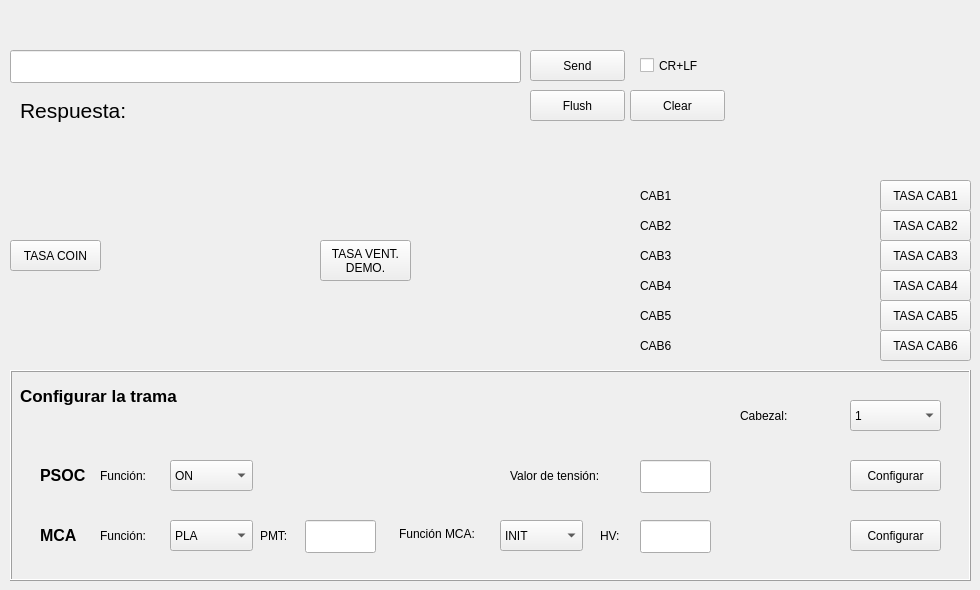
    <widget class="QWidget" name="terminal">
     <property name="sizePolicy">
      <sizepolicy hsizetype="Fixed" vsizetype="Fixed">
       <horstretch>0</horstretch>
       <verstretch>0</verstretch>
      </sizepolicy>
     </property>
     <property name="maximumSize">
      <size>
       <width>1122</width>
       <height>923</height>
      </size>
     </property>
     <attribute name="title">
      <string>Terminal</string>
     </attribute>
     <widget class="QPushButton" name="pushButton_send_terminal">
      <property name="geometry">
       <rect>
        <x>530</x>
        <y>50</y>
        <width>95</width>
        <height>31</height>
       </rect>
      </property>
      <property name="text">
       <string>Send</string>
      </property>
     </widget>
     <widget class="QLabel" name="label_received_terminal">
      <property name="geometry">
       <rect>
        <x>60</x>
        <y>170</y>
        <width>571</width>
        <height>61</height>
       </rect>
      </property>
      <property name="text">
       <string/>
      </property>
     </widget>
     <widget class="QLabel" name="label_size_terminal">
      <property name="geometry">
       <rect>
        <x>140</x>
        <y>90</y>
        <width>381</width>
        <height>41</height>
       </rect>
      </property>
      <property name="text">
       <string/>
      </property>
     </widget>
     <widget class="QPushButton" name="pushButton_flush_terminal">
      <property name="geometry">
       <rect>
        <x>530</x>
        <y>90</y>
        <width>95</width>
        <height>31</height>
       </rect>
      </property>
      <property name="text">
       <string>Flush</string>
      </property>
     </widget>
     <widget class="QLineEdit" name="lineEdit_terminal">
      <property name="geometry">
       <rect>
        <x>10</x>
        <y>50</y>
        <width>511</width>
        <height>33</height>
       </rect>
      </property>
     </widget>
     <widget class="QCheckBox" name="checkBox_end_terminal">
      <property name="geometry">
       <rect>
        <x>640</x>
        <y>50</y>
        <width>95</width>
        <height>31</height>
       </rect>
      </property>
      <property name="text">
       <string>CR+LF</string>
      </property>
     </widget>
     <widget class="QFrame" name="frame_trama_terminal">
      <property name="geometry">
       <rect>
        <x>10</x>
        <y>370</y>
        <width>961</width>
        <height>211</height>
       </rect>
      </property>
      <property name="frameShape">
       <enum>QFrame::Box</enum>
      </property>
      <property name="frameShadow">
       <enum>QFrame::Raised</enum>
      </property>
      <widget class="QComboBox" name="comboBox_head_select_terminal">
       <property name="enabled">
        <bool>true</bool>
       </property>
       <property name="geometry">
        <rect>
         <x>840</x>
         <y>30</y>
         <width>91</width>
         <height>31</height>
        </rect>
       </property>
       <property name="currentIndex">
        <number>0</number>
       </property>
       <item>
        <property name="text">
         <string>1</string>
        </property>
       </item>
       <item>
        <property name="text">
         <string>2</string>
        </property>
       </item>
       <item>
        <property name="text">
         <string>3</string>
        </property>
       </item>
       <item>
        <property name="text">
         <string>4</string>
        </property>
       </item>
       <item>
        <property name="text">
         <string>5</string>
        </property>
       </item>
       <item>
        <property name="text">
         <string>6</string>
        </property>
       </item>
       <item>
        <property name="text">
         <string>Coin</string>
        </property>
       </item>
      </widget>
      <widget class="QLabel" name="label_7">
       <property name="geometry">
        <rect>
         <x>730</x>
         <y>30</y>
         <width>66</width>
         <height>31</height>
        </rect>
       </property>
       <property name="text">
        <string>Cabezal:</string>
       </property>
      </widget>
      <widget class="QLabel" name="label_12">
       <property name="geometry">
        <rect>
         <x>10</x>
         <y>10</y>
         <width>191</width>
         <height>31</height>
        </rect>
       </property>
       <property name="font">
        <font>
         <pointsize>13</pointsize>
         <weight>75</weight>
         <bold>true</bold>
        </font>
       </property>
       <property name="text">
        <string>Configurar la trama</string>
       </property>
      </widget>
      <widget class="QPushButton" name="pushButton_stream_configure_mca_terminal">
       <property name="geometry">
        <rect>
         <x>840</x>
         <y>150</y>
         <width>91</width>
         <height>31</height>
        </rect>
       </property>
       <property name="text">
        <string>Configurar</string>
       </property>
      </widget>
      <widget class="QComboBox" name="comboBox_func_terminal">
       <property name="geometry">
        <rect>
         <x>160</x>
         <y>150</y>
         <width>83</width>
         <height>31</height>
        </rect>
       </property>
       <item>
        <property name="text">
         <string>PLA</string>
        </property>
       </item>
       <item>
        <property name="text">
         <string>PMT</string>
        </property>
       </item>
      </widget>
      <widget class="QLabel" name="label_13">
       <property name="geometry">
        <rect>
         <x>90</x>
         <y>150</y>
         <width>66</width>
         <height>31</height>
        </rect>
       </property>
       <property name="text">
        <string>Función: </string>
       </property>
      </widget>
      <widget class="QLabel" name="label_19">
       <property name="geometry">
        <rect>
         <x>30</x>
         <y>90</y>
         <width>51</width>
         <height>31</height>
        </rect>
       </property>
       <property name="font">
        <font>
         <pointsize>12</pointsize>
         <weight>75</weight>
         <bold>true</bold>
        </font>
       </property>
       <property name="text">
        <string>PSOC</string>
       </property>
      </widget>
      <widget class="QLabel" name="label_20">
       <property name="geometry">
        <rect>
         <x>30</x>
         <y>150</y>
         <width>41</width>
         <height>31</height>
        </rect>
       </property>
       <property name="font">
        <font>
         <pointsize>12</pointsize>
         <weight>75</weight>
         <bold>true</bold>
        </font>
       </property>
       <property name="text">
        <string>MCA</string>
       </property>
      </widget>
      <widget class="QPushButton" name="pushButton_stream_configure_psoc_terminal">
       <property name="geometry">
        <rect>
         <x>840</x>
         <y>90</y>
         <width>91</width>
         <height>31</height>
        </rect>
       </property>
       <property name="text">
        <string>Configurar</string>
       </property>
      </widget>
      <widget class="QComboBox" name="comboBox_psoc_function_terminal">
       <property name="geometry">
        <rect>
         <x>160</x>
         <y>90</y>
         <width>83</width>
         <height>31</height>
        </rect>
       </property>
       <item>
        <property name="text">
         <string>ON</string>
        </property>
       </item>
       <item>
        <property name="text">
         <string>OFF</string>
        </property>
       </item>
       <item>
        <property name="text">
         <string>SET</string>
        </property>
       </item>
       <item>
        <property name="text">
         <string>STA</string>
        </property>
       </item>
      </widget>
      <widget class="QComboBox" name="comboBox_mca_function_terminal">
       <property name="geometry">
        <rect>
         <x>490</x>
         <y>150</y>
         <width>83</width>
         <height>31</height>
        </rect>
       </property>
       <item>
        <property name="text">
         <string>INIT</string>
        </property>
       </item>
       <item>
        <property name="text">
         <string>MCA</string>
        </property>
       </item>
       <item>
        <property name="text">
         <string>HV</string>
        </property>
       </item>
       <item>
        <property name="text">
         <string>TEMP</string>
        </property>
       </item>
      </widget>
      <widget class="QLineEdit" name="lineEdit_pmt_terminal">
       <property name="geometry">
        <rect>
         <x>295</x>
         <y>150</y>
         <width>71</width>
         <height>33</height>
        </rect>
       </property>
      </widget>
      <widget class="QLabel" name="label_31">
       <property name="geometry">
        <rect>
         <x>90</x>
         <y>90</y>
         <width>66</width>
         <height>31</height>
        </rect>
       </property>
       <property name="text">
        <string>Función:</string>
       </property>
      </widget>
      <widget class="QLabel" name="label_33">
       <property name="geometry">
        <rect>
         <x>250</x>
         <y>150</y>
         <width>41</width>
         <height>31</height>
        </rect>
       </property>
       <property name="text">
        <string>PMT:</string>
       </property>
      </widget>
      <widget class="QLabel" name="label_35">
       <property name="geometry">
        <rect>
         <x>500</x>
         <y>90</y>
         <width>121</width>
         <height>31</height>
        </rect>
       </property>
       <property name="text">
        <string>Valor de tensión: </string>
       </property>
      </widget>
      <widget class="QLineEdit" name="lineEdit_psoc_hv_terminal">
       <property name="geometry">
        <rect>
         <x>630</x>
         <y>90</y>
         <width>71</width>
         <height>33</height>
        </rect>
       </property>
      </widget>
      <widget class="QLabel" name="label_36">
       <property name="geometry">
        <rect>
         <x>389</x>
         <y>153</y>
         <width>91</width>
         <height>21</height>
        </rect>
       </property>
       <property name="text">
        <string>Función MCA:</string>
       </property>
      </widget>
      <widget class="QLabel" name="label_37">
       <property name="geometry">
        <rect>
         <x>590</x>
         <y>150</y>
         <width>31</width>
         <height>31</height>
        </rect>
       </property>
       <property name="text">
        <string>HV:</string>
       </property>
      </widget>
      <widget class="QLineEdit" name="lineEdit_pmt_hv_terminal">
       <property name="geometry">
        <rect>
         <x>630</x>
         <y>150</y>
         <width>71</width>
         <height>33</height>
        </rect>
       </property>
      </widget>
      <zorder>label_7</zorder>
      <zorder>label_12</zorder>
      <zorder>pushButton_stream_configure_mca_terminal</zorder>
      <zorder>label_13</zorder>
      <zorder>label_19</zorder>
      <zorder>label_20</zorder>
      <zorder>pushButton_stream_configure_psoc_terminal</zorder>
      <zorder>comboBox_mca_function_terminal</zorder>
      <zorder>label_31</zorder>
      <zorder>label_33</zorder>
      <zorder>label_35</zorder>
      <zorder>lineEdit_psoc_hv_terminal</zorder>
      <zorder>label_36</zorder>
      <zorder>label_37</zorder>
      <zorder>lineEdit_pmt_hv_terminal</zorder>
      <zorder>comboBox_psoc_function_terminal</zorder>
      <zorder>comboBox_func_terminal</zorder>
      <zorder>comboBox_head_select_terminal</zorder>
      <zorder>lineEdit_pmt_terminal</zorder>
     </widget>
     <widget class="QPushButton" name="pushButton_clear_terminal">
      <property name="geometry">
       <rect>
        <x>630</x>
        <y>90</y>
        <width>95</width>
        <height>31</height>
       </rect>
      </property>
      <property name="text">
       <string>Clear</string>
      </property>
     </widget>
     <widget class="QPushButton" name="RATECAB6">
      <property name="geometry">
       <rect>
        <x>880</x>
        <y>330</y>
        <width>91</width>
        <height>31</height>
       </rect>
      </property>
      <property name="text">
       <string>TASA CAB6</string>
      </property>
     </widget>
     <widget class="QLabel" name="label_117">
      <property name="geometry">
       <rect>
        <x>640</x>
        <y>270</y>
        <width>41</width>
        <height>31</height>
       </rect>
      </property>
      <property name="text">
       <string>CAB4</string>
      </property>
     </widget>
     <widget class="QPushButton" name="RATECAB4">
      <property name="geometry">
       <rect>
        <x>880</x>
        <y>270</y>
        <width>91</width>
        <height>31</height>
       </rect>
      </property>
      <property name="text">
       <string>TASA CAB4</string>
      </property>
     </widget>
     <widget class="QLabel" name="label_113">
      <property name="geometry">
       <rect>
        <x>640</x>
        <y>210</y>
        <width>41</width>
        <height>31</height>
       </rect>
      </property>
      <property name="text">
       <string>CAB2</string>
      </property>
     </widget>
     <widget class="QPushButton" name="RATECAB5">
      <property name="geometry">
       <rect>
        <x>880</x>
        <y>300</y>
        <width>91</width>
        <height>31</height>
       </rect>
      </property>
      <property name="text">
       <string>TASA CAB5</string>
      </property>
     </widget>
     <widget class="QLabel" name="label_120">
      <property name="geometry">
       <rect>
        <x>640</x>
        <y>330</y>
        <width>41</width>
        <height>31</height>
       </rect>
      </property>
      <property name="text">
       <string>CAB6</string>
      </property>
     </widget>
     <widget class="QLabel" name="label_CAB4">
      <property name="geometry">
       <rect>
        <x>690</x>
        <y>269</y>
        <width>181</width>
        <height>31</height>
       </rect>
      </property>
      <property name="text">
       <string/>
      </property>
     </widget>
     <widget class="QLabel" name="label_CAB5">
      <property name="geometry">
       <rect>
        <x>690</x>
        <y>299</y>
        <width>181</width>
        <height>31</height>
       </rect>
      </property>
      <property name="text">
       <string/>
      </property>
     </widget>
     <widget class="QLabel" name="label_CAB6">
      <property name="geometry">
       <rect>
        <x>690</x>
        <y>330</y>
        <width>181</width>
        <height>31</height>
       </rect>
      </property>
      <property name="text">
       <string/>
      </property>
     </widget>
     <widget class="QPushButton" name="RATECAB1">
      <property name="geometry">
       <rect>
        <x>880</x>
        <y>180</y>
        <width>91</width>
        <height>31</height>
       </rect>
      </property>
      <property name="text">
       <string>TASA CAB1</string>
      </property>
     </widget>
     <widget class="QPushButton" name="RATECAB2">
      <property name="geometry">
       <rect>
        <x>880</x>
        <y>210</y>
        <width>91</width>
        <height>31</height>
       </rect>
      </property>
      <property name="text">
       <string>TASA CAB2</string>
      </property>
     </widget>
     <widget class="QPushButton" name="RATECAB3">
      <property name="geometry">
       <rect>
        <x>880</x>
        <y>240</y>
        <width>91</width>
        <height>31</height>
       </rect>
      </property>
      <property name="text">
       <string>TASA CAB3</string>
      </property>
     </widget>
     <widget class="QLabel" name="label_115">
      <property name="geometry">
       <rect>
        <x>640</x>
        <y>240</y>
        <width>41</width>
        <height>31</height>
       </rect>
      </property>
      <property name="text">
       <string>CAB3</string>
      </property>
     </widget>
     <widget class="QLabel" name="label_CAB1">
      <property name="geometry">
       <rect>
        <x>690</x>
        <y>180</y>
        <width>181</width>
        <height>31</height>
       </rect>
      </property>
      <property name="text">
       <string/>
      </property>
     </widget>
     <widget class="QLabel" name="label_111">
      <property name="geometry">
       <rect>
        <x>640</x>
        <y>180</y>
        <width>41</width>
        <height>31</height>
       </rect>
      </property>
      <property name="text">
       <string>CAB1</string>
      </property>
     </widget>
     <widget class="QLabel" name="label_CAB3">
      <property name="geometry">
       <rect>
        <x>690</x>
        <y>240</y>
        <width>181</width>
        <height>31</height>
       </rect>
      </property>
      <property name="text">
       <string/>
      </property>
     </widget>
     <widget class="QLabel" name="label_CAB2">
      <property name="geometry">
       <rect>
        <x>690</x>
        <y>210</y>
        <width>181</width>
        <height>31</height>
       </rect>
      </property>
      <property name="text">
       <string/>
      </property>
     </widget>
     <widget class="QLabel" name="label_119">
      <property name="geometry">
       <rect>
        <x>640</x>
        <y>300</y>
        <width>41</width>
        <height>31</height>
       </rect>
      </property>
      <property name="text">
       <string>CAB5</string>
      </property>
     </widget>
     <widget class="QPushButton" name="pushButton_Tasa_Coin_Demo">
      <property name="geometry">
       <rect>
        <x>320</x>
        <y>240</y>
        <width>91</width>
        <height>41</height>
       </rect>
      </property>
      <property name="text">
       <string>TASA VENT. 
DEMO.</string>
      </property>
     </widget>
     <widget class="QPushButton" name="pushButton_Tasa_Coin">
      <property name="geometry">
       <rect>
        <x>10</x>
        <y>240</y>
        <width>91</width>
        <height>31</height>
       </rect>
      </property>
      <property name="text">
       <string>TASA COIN</string>
      </property>
     </widget>
     <widget class="QLabel" name="label_Coin1">
      <property name="geometry">
       <rect>
        <x>120</x>
        <y>240</y>
        <width>181</width>
        <height>31</height>
       </rect>
      </property>
      <property name="text">
       <string/>
      </property>
     </widget>
     <widget class="QLabel" name="label_Coin2">
      <property name="geometry">
       <rect>
        <x>120</x>
        <y>280</y>
        <width>181</width>
        <height>31</height>
       </rect>
      </property>
      <property name="text">
       <string/>
      </property>
     </widget>
     <widget class="QLabel" name="label_Coin3">
      <property name="geometry">
       <rect>
        <x>120</x>
        <y>320</y>
        <width>181</width>
        <height>31</height>
       </rect>
      </property>
      <property name="text">
       <string/>
      </property>
     </widget>
     <widget class="QLabel" name="label_Coin3_DEMO">
      <property name="geometry">
       <rect>
        <x>430</x>
        <y>320</y>
        <width>181</width>
        <height>31</height>
       </rect>
      </property>
      <property name="text">
       <string/>
      </property>
     </widget>
     <widget class="QLabel" name="label_Coin2_DEMO">
      <property name="geometry">
       <rect>
        <x>430</x>
        <y>280</y>
        <width>181</width>
        <height>31</height>
       </rect>
      </property>
      <property name="text">
       <string/>
      </property>
     </widget>
     <widget class="QLabel" name="label_Coin1_DEMO">
      <property name="geometry">
       <rect>
        <x>430</x>
        <y>240</y>
        <width>181</width>
        <height>31</height>
       </rect>
      </property>
      <property name="text">
       <string/>
      </property>
     </widget>
     <widget class="QLabel" name="label_4">
      <property name="geometry">
       <rect>
        <x>20</x>
        <y>90</y>
        <width>111</width>
        <height>41</height>
       </rect>
      </property>
      <property name="font">
       <font>
        <pointsize>16</pointsize>
       </font>
      </property>
      <property name="text">
       <string>Respuesta:</string>
      </property>
     </widget>
     <zorder>pushButton_send_terminal</zorder>
     <zorder>label_received_terminal</zorder>
     <zorder>label_size_terminal</zorder>
     <zorder>pushButton_flush_terminal</zorder>
     <zorder>lineEdit_terminal</zorder>
     <zorder>checkBox_end_terminal</zorder>
     <zorder>frame_trama_terminal</zorder>
     <zorder>pushButton_clear_terminal</zorder>
     <zorder>RATECAB6</zorder>
     <zorder>label_117</zorder>
     <zorder>RATECAB4</zorder>
     <zorder>label_113</zorder>
     <zorder>RATECAB5</zorder>
     <zorder>label_120</zorder>
     <zorder>RATECAB1</zorder>
     <zorder>RATECAB2</zorder>
     <zorder>RATECAB3</zorder>
     <zorder>label_115</zorder>
     <zorder>label_111</zorder>
     <zorder>label_119</zorder>
     <zorder>label_CAB3</zorder>
     <zorder>label_CAB2</zorder>
     <zorder>label_CAB1</zorder>
     <zorder>label_CAB5</zorder>
     <zorder>label_CAB4</zorder>
     <zorder>label_CAB6</zorder>
     <zorder>pushButton_Tasa_Coin_Demo</zorder>
     <zorder>pushButton_Tasa_Coin</zorder>
     <zorder>label_Coin1</zorder>
     <zorder>label_Coin2</zorder>
     <zorder>label_Coin3</zorder>
     <zorder>label_Coin3_DEMO</zorder>
     <zorder>label_Coin2_DEMO</zorder>
     <zorder>label_Coin1_DEMO</zorder>
     <zorder>label_4</zorder>
    </widget>
